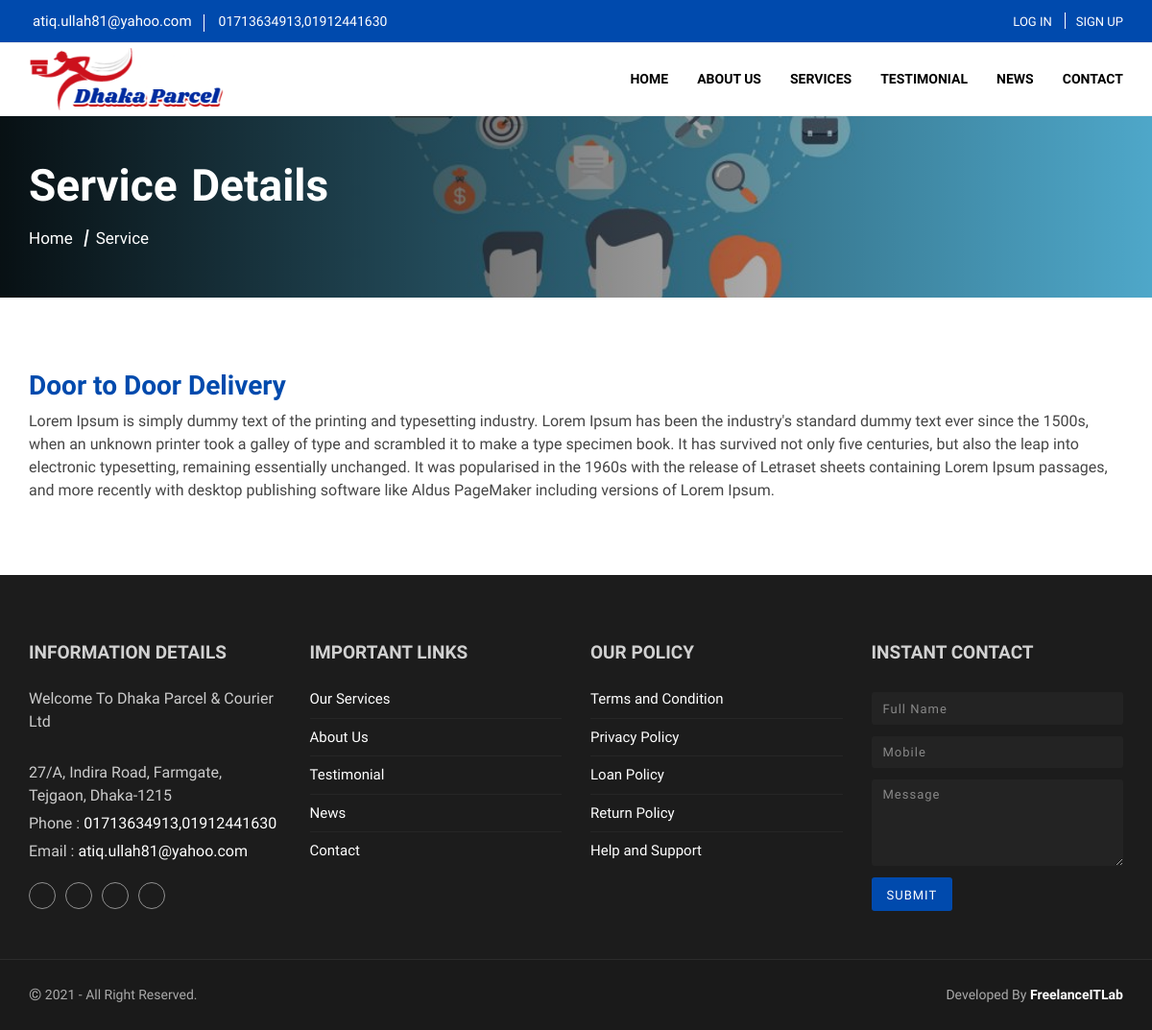
The page /home/service_details/32 on the database its author committed.
### tables this page shows
CREATE TABLE `footer` (
  `id` int(11) NOT NULL,
  `location` varchar(100) NOT NULL,
  `email` varchar(100) NOT NULL,
  `phone` varchar(100) NOT NULL,
  `fb_link` varchar(100) NOT NULL,
  `g_link` varchar(100) NOT NULL,
  `in_link` varchar(100) NOT NULL,
  `tw_link` varchar(100) NOT NULL,
  `youtube` varchar(255) DEFAULT NULL,
  `trash` varchar(100) NOT NULL
);

CREATE TABLE `header` (
  `id` int(11) NOT NULL,
  `web_title` varchar(100) NOT NULL,
  `web_logo` varchar(100) NOT NULL,
  `fev_icon` varchar(100) NOT NULL,
  `food_menu` text NOT NULL,
  `apk` text DEFAULT NULL,
  `is_verification` int(1) NOT NULL DEFAULT 1,
  `trash` int(100) NOT NULL
);

CREATE TABLE `services` (
  `id` int(11) NOT NULL,
  `title` varchar(100) NOT NULL,
  `description` mediumtext NOT NULL,
  `path` varchar(100) NOT NULL,
  `positon` int(11) NOT NULL,
  `status` int(11) NOT NULL
);

### application/helpers/io_helper.php (called while the page is built, shortened)
<?php
if (!function_exists('readTable')) {
    function readTable($table, $where=[], $nidle=[]){
        $ci =& get_instance();
        $query = $ci->db->where($where)->get($table);
        return $query->result();
    }
}
if (!function_exists('view')) {
    function view($location)
    {
        $ci =& get_instance();
        $ci->data['page'] = $location;
        $ci->load->view('frontend/layout/master', $ci->data);
    }
}
if (!function_exists('load')) {
    function load($location)
    {
        $ci =& get_instance();
        $ci->load->view(str_replace('.', '/', $location), $ci->data);
    }
}

### application/controllers/Frontend/HomeController.php (called while the page is built, shortened)
<?php
class HomeController extends Frontend_Controller {
    function __construct() {
        parent::__construct();
    }
    public function service_details($id) {
    	$this->data['service']      = read('services', ['id'=>$id])[0];
        return view('frontend.pages.service_details');
    }
}

### index.php (called while the page is built, shortened)
<?php
require_once BASEPATH.'core/CodeIgniter.php';

### application/core/Lab_Controller.php (called while the page is built, shortened)
<?php
class Frontend_Controller extends Lab_Controller {
    function __construct() {
        $header = readTable('header');
        $footer = readTable('footer');
    }
}

### application/controllers/Home.php (called while the page is built)
<?php require_once('Frontend/HomeController.php');
class Home extends HomeController {
    function __construct() {
        parent::__construct();
    }
}

### application/helpers/ecom_front_helper.php (called while the page is built, shortened)
<?php
function user(){
    $CI = & get_instance();
    if($CI->session->userdata('subscriber'))
    {
        $user = readTable('subscribers', ['id'=>$CI->session->userdata('subscriber_id')]);
        return ($user ? $user[0] : false);
    }
    else{
        return false;
    }
}

### application/helpers/custom_db_helper.php (called while the page is built, shortened)
<?php
	function read($data=null, $Extra_cond=null, $Extra_order_by='id DESC', $Extra_limit=null, $Extra_offset=null){
		$ci =& get_instance();
		if(is_array($data)){
			$table 	   = isset($data['table']) ? $data['table'] : null;
			$cond  	   = isset($data['cond']) ? $data['cond'] : null;
			$offset    = isset($data['offset']) ? $data['offset'] : null;
			$limit     = isset($data['limit']) ? $data['limit'] : null;
			$order_by  = isset($data['order_by']) ? $data['order_by'] : null;
			$group_by  = isset($data['group_by']) ? $data['group_by'] : null;
			$distinct  = isset($data['distinct']) ? $data['distinct'] : null;
			$select    = isset($data['select']) ? $data['select'] : '*';
        			$ci->db->select($select);
					$ci->db->order_by($order_by);
					if($distinct!==null) $ci->db->distinct($distinct);
					if($group_by!==null) $ci->db->group_by($group_by);
			$result = $ci->db->get_where($table,$cond,$limit, $offset);
		}else{
			$Extra_table = $data;
					  $ci->db->order_by($Extra_order_by);
			$result = $ci->db->get_where($Extra_table, $Extra_cond, $Extra_limit, $Extra_offset);
		}
		if(empty($result->result())){
			return false;
		}else{
			return $result->result();
		}
	}

### application/views/frontend/pages/service_details.php (the view, shortened to what this page needs)
<link rel="stylesheet" href="<?=site_url('public/style/single.css')?>">
<header class="second_header">
    <div class="cover">
        <div class="container">
            <div class="header_content">
                <h2>Service Details</h2>
                <ul>
                    <li><a href="<?=site_url('')?>">Home</a></li>
                    <li>Service</li>
                </ul>
            </div>
        </div>
    </div>
</header>
<section class="single_page">
    <div class="container">
        <h3><?= $service->title; ?></h3>
        <p><?= $service->description; ?></p>
    </div>
</section>

### application/views/frontend/layout/master.php
<!doctype html>
<html lang="en">
    <?php
	    load('frontend.partials.header');
	    load($page);
	    load('frontend.partials.footer');
    ?>
</html>

### application/views/frontend/partials/header.php (shortened to what this page needs)
<!doctype html>
<html lang="en">
<head>
    <link rel="stylesheet" href="https://unpkg.com/ionicons@4.5.10-0/dist/css/ionicons.min.css">
    <link rel="stylesheet" href="https://pro.fontawesome.com/releases/v5.10.0/css/all.css">
    <link rel="stylesheet" href="https://cdn.jsdelivr.net/npm/bootstrap-select@1.13.14/dist/css/bootstrap-select.min.css">
    <link rel="stylesheet" href="https://cdn.jsdelivr.net/npm/bootstrap@4.5.3/dist/css/bootstrap.min.css">
    <link rel="stylesheet" href="<?php echo site_url('public/style/master.css')?>">
</head>
<?php
    $header = read('header');
?>
<body>
    <div id="app">
        <nav class="fixed-top">
            <div class="contact_nav">
                <div class="container">
                    <div class="cnav_content">
                        <div class="contact_access">
                            <a href="mailto:"><i class="icon ion-ios-mail"></i><?=($footer?$footer->email:'')?> </a>
                            <a href="tel:" class="call"><i class="icon ion-ios-call"></i><?=($footer?$footer->phone:'')?> </a>
                        </div>
                        <?php if(!user()){ ?>
                        <ul class="auth">
                            <li>
                                <a href="<?=site_url('login')?>"><span>Log In</span></a>
                            </li>
                            <li>
                                <a href="<?=site_url('registration')?>"><span>Sign Up</span></a>
                            </li>
                        </ul>
                        <?php } else if(user()) { ?>
                        <div class="user-dropdown dropdown">
                            <div class="user-menu" data-toggle="dropdown">
                                <span><?=(user()->name)?></span>
                                <img src="<?= site_url(!empty(user()->image) ? user()->image : 'public/images/user/01.png') ?>"
                                    alt="">
                            </div>
                            <ul class="dropdown-menu">
                                <li><a href="<?=site_url('user-panel/dashboard')?>"><i
                                            class="icon ion-ios-speedometer"></i> Dashboard</a></li>
                                <li><a href="<?=site_url('user-panel/profile')?>"><i class="icon ion-md-person-add"></i>
                                        Profile</a></li>
                                <li><a href="<?=site_url('logout')?>"><i class="icon ion-md-log-out"></i> Logout</a>
                                </li>
                            </ul>
                        </div>
                        <?php } ?>
                    </div>
                </div>
            </div>
            <div class="navbar navbar-expand-lg">
                <div class="container">
                    <a class="brand" href="<?=site_url('')?>">
                        <img src="<?=site_url($header ? $header[0]->web_logo : 'public/images/logo/logo.png')?>" alt="">
                    </a>
                    <div class="collapse navbar-collapse" id="nav">
                        <ul class="navbar-nav">
                            <li><a href="<?=site_url('')?>" class="nav-link">Home</a></li>
                            <li><a href="<?=site_url('about')?>" class="nav-link">About Us</a></li>
                            <li><a href="<?=site_url('services')?>" class="nav-link">Services</a></li>
                            <li><a href="<?=site_url('testimonial')?>" class="nav-link">Testimonial</a></li>
                            <li><a href="<?=site_url('news')?>" class="nav-link">News</a></li>
                            <li><a href="<?=site_url('contact')?>" class="nav-link">Contact</a></li>
                        </ul>
                    </div>
                </div>
            </div>
        </nav>

### application/views/frontend/partials/footer.php (shortened to what this page needs)
    <footer class="footer_section" id="message">
        <div class="container">
            <div class="row">
                <div class="col-lg-3 col-sm-6">
                    <div class="company_info">
                        <h3>Information Details</h3>
                        <p>Welcome To <?=($header?$header->web_title:'')?></p><br>
                        <p><?=($footer?$footer->location:'')?></p>
                        <p>Phone : <a
                                href="tel:<?=($footer?$footer->phone:'')?>"><?=($footer? $footer->phone:'Wbsite Title')?></a>
                        </p>
                        <p>Email : <a
                                href="mailto:<?=($footer?$footer->email:'')?>"><?=($footer?$footer->email:'')?></a>
                        </p>
                        <ul class="social_link">
                            <li><a href="<?=($footer?$footer->fb_link:'')?>" target="_blank" class="facebook"><i class="icon ion-logo-facebook"></i></a></li>
                            <li><a href="<?=($footer?$footer->tw_link:'')?>" target="_blank" class="twitter"><i class="icon ion-logo-twitter"></i></a></li>
                            <li><a href="<?=($footer?$footer->in_link:'')?>" target="_blank" class="linkedin"><i class="icon ion-logo-linkedin"></i></a></li>
                            <li><a href="<?=($footer?$footer->youtube:'')?>" target="_blank" class="youtube"><i class="icon ion-logo-youtube"></i></a></li>
                        </ul>
                    </div>
                </div>
                <div class="col-lg-3 col-sm-6">
                    <div class="company_info">
                        <h3>Important Links</h3>
                        <ul class="quick_link">
                            <li><a href="<?=site_url('services')?>">Our Services</a></li>
                            <li><a href="<?=site_url('about')?>">About Us</a></li>
                            <li><a href="<?=site_url('testimonial')?>">Testimonial</a></li>
                            <li><a href="<?=site_url('home/news')?>">News</a></li>
                            <li><a href="<?=site_url('home/contact')?>">Contact</a></li>
                        </ul>
                    </div>
                </div>
                <div class="col-lg-3 col-sm-6">
                    <div class="company_info">
                        <h3>Our Policy</h3>
                        <ul class="quick_link">
                            <li><a href="<?=site_url('page/terms_condition')?>">Terms and Condition</a></li>
                            <li><a href="<?=site_url('page/privacy_policy')?>">Privacy Policy</a></li>
                            <li><a href="<?=site_url('page/loan_policy')?>">Loan Policy</a></li>
                            <li><a href="<?=site_url('page/return_policy')?>">Return Policy</a></li>
                            <li><a href="<?=site_url('page/help_support')?>">Help and Support</a></li>
                        </ul>
                    </div>
                </div>
                <div class="col-lg-3 col-sm-6">
                    <div class="company_info">
                        <h3>Instant Contact</h3>
                        <form class="contact_form" action="<?=site_url('home/add_message')?>" method="post">
                            <div class="form-group">
                                <input type="text" name="name" class="form-control" placeholder="Full Name" required>
                            </div>
                            <div class="form-group">
                                <input type="text" class="form-control" name="phone" placeholder="Mobile" required>
                            </div>
                            <div class="form-group">
                                <textarea class="form-control" name="message" rows="4" placeholder="Message"
                                    required></textarea>
                            </div>
                            <button type="submit" class="btn">Submit</button>
                        </form>
                    </div>
                </div>
            </div>
        </div>
    </footer>
    <footer class="second_footer">
        <div class="container">
            <div class="ft_content">
                <p><span class="copyright">©</span> 2021
                    <?php  ?> -
                    All Right Reserved.</p>
                <p>Developed By <a href="http://www.freelanceitlab.com/" target="_blank">FreelanceITLab</a></p>
            </div>
        </div>
    </footer>
    </div>
    <link rel="stylesheet" href="//cdnjs.cloudflare.com/ajax/libs/toastr.js/latest/css/toastr.min.css">
    </body>
</html>

### public/style/single.css (style rules this page uses)
.single_page { padding: 75px 0 60px; background: #fff; }
.single_page h3 { font-weight: 700; color: #004AAD; }

### rows shown on the page
footer: email "atiq.ullah81@yahoo.com", phone "01713634913,01912441630", location "27/A, Indira Road, Farmgate, Tejgaon, Dhaka-1215"
header: web_logo (picture), web_title "Dhaka Parcel & Courier Ltd"
services: title "Door to Door Delivery", description "Lorem Ipsum is simply dummy text of the printing and typesetting industry. Lorem Ipsum has been the industry's standard dummy text ever since the 1500s, when an unknown printer took a galley of type and scrambled it to make a type specimen book. It has survived not only five centuries, but also the leap into electronic typesetting, remaining essentially unchanged. It was popularised in the 1960s with the release of Letraset sheets containing Lorem Ipsum passages, and more recently with desktop publishing software like Aldus PageMaker including versions of Lorem Ipsum."
